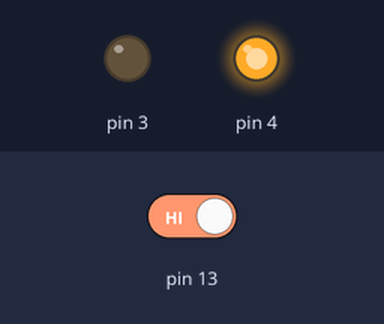
A sketch run on a simulated Arduino Uno, built with avr-gcc and run on an emulated ATmega328P. On the bench: output pins drawn as LEDs (lit = HIGH). The test bench sets the inputs (shaded band); at power-on: pin 13 HIGH. What the sketch prints to the serial monitor is not drawn.

Above: at 1.2 s.
1.3 s: pin 13 driven LOW
At 2.2 s:
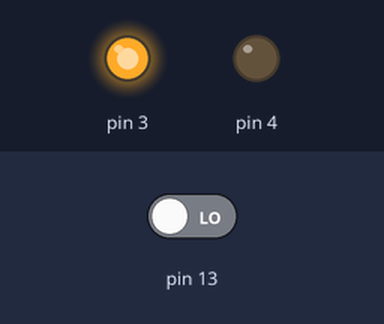
2.8 s: pin 13 driven HIGH
At 3.4 s:
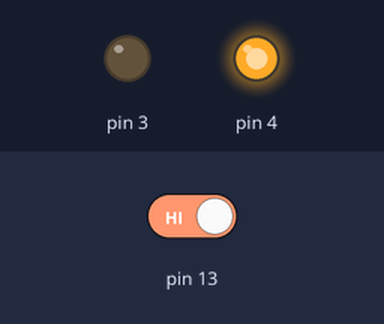
Timing chart, 0 to 5.8 s (numbered marks = the images above; inputs shaded):
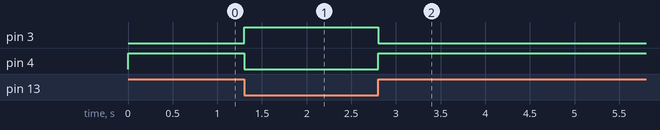

The sketch:

class_9.ino
```cpp
#define LED_NUM 2

void setup() {
  for (int i = 0; i < LED_NUM; i++)
  {
    pinMode(i+3, OUTPUT);
  }
  pinMode(13, INPUT);
  Serial.begin(9600);
}

void loop() {
  int sw = digitalRead(13);

  if (sw == 0)
  {
    digitalWrite(4, LOW);
    digitalWrite(3, HIGH);
  }
  else
  {
    digitalWrite(3, LOW);
    digitalWrite(4, HIGH);
  }
  Serial.println(sw);
}
```

Measured:
- after the input at 1.3 s, pin 3: LOW → HIGH at once; pin 4: HIGH → LOW at once
- after the input at 2.8 s, pin 3: HIGH → LOW at once; pin 4: LOW → HIGH at once
